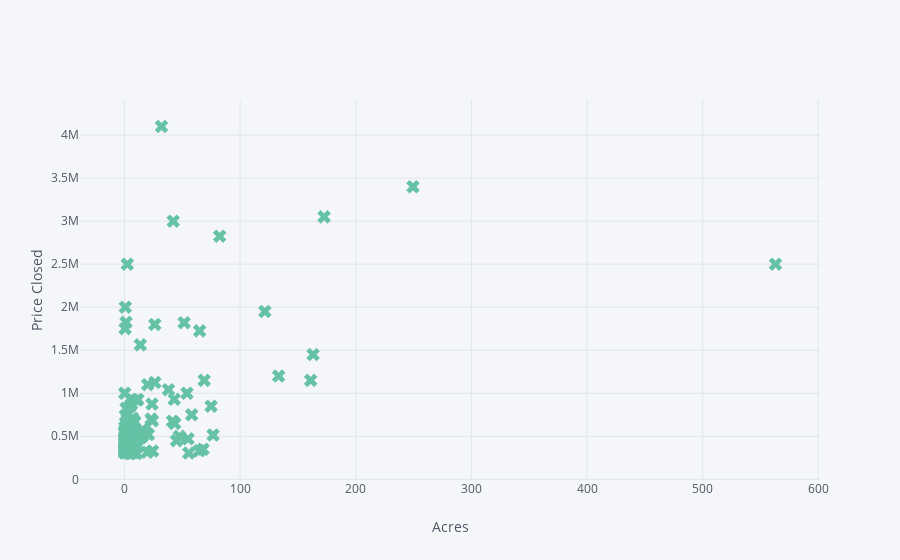

The notebook cell saved with this chart:
### Code cell
df.iplot(kind='scatter',x='acres',y='price_closed',colorscale='set2',mode='markers',symbol='x',xTitle='Acres',yTitle='Price Closed')

### Figure 1 — Plotly figure (JSON) as saved in the notebook; plotly's stock layout.template omitted (floating-point values rounded to 4 significant figures; data arrays with more than 128 entries replaced by an {"elided": "..."} marker saying what was removed)
{"data": [{"line": {"color": "rgba(102, 194, 165, 1.0)", "dash": "solid", "width": 1.3}, "marker": {"size": 12, "symbol": "x"}, "mode": "markers", "name": "price_closed", "text": "", "type": "scatter", "x": {"elided": "137 float values"}, "y": {"elided": "137 int values"}}], "layout": {"legend": {"bgcolor": "#F5F6F9", "font": {"color": "#4D5663"}}, "paper_bgcolor": "#F5F6F9", "plot_bgcolor": "#F5F6F9", "titlefont": {"color": "#4D5663"}, "xaxis1": {"gridcolor": "#E1E5ED", "showgrid": true, "tickfont": {"color": "#4D5663"}, "title": "Acres", "titlefont": {"color": "#4D5663"}, "zerolinecolor": "#E1E5ED"}, "yaxis1": {"gridcolor": "#E1E5ED", "showgrid": true, "tickfont": {"color": "#4D5663"}, "title": "Price Closed", "titlefont": {"color": "#4D5663"}, "zerolinecolor": "#E1E5ED"}}}
